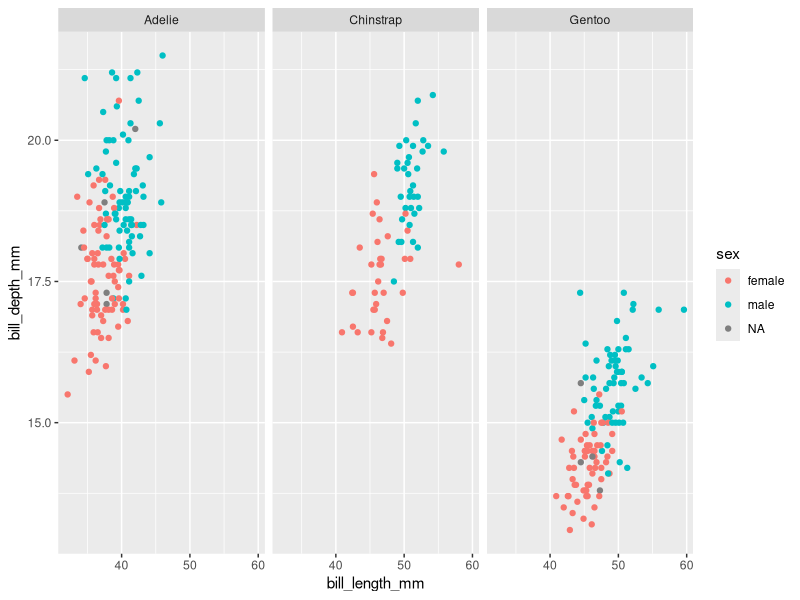

Reproduce this figure in R.
## ---- chunk 1
knitr::opts_chunk$set(echo = TRUE)
## ---- chunk 2
install.packages("palmerpenguins")
library (palmerpenguins)
library(tidyverse)

View(penguins)
dim(penguins)
ncol(penguins)
head(penguins)
?penguins
## ---- chunk 3
ggplot(penguins)+
  geom_point(mapping = aes(x=bill_length_mm, y=bill_depth_mm, colour = sex))+
  facet_wrap(~species)+
  theme_get()
